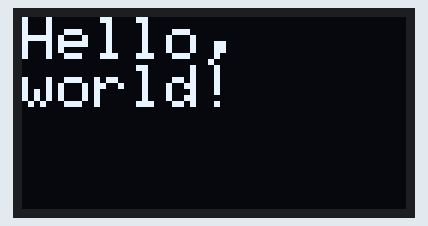
Bench run of a program on a simulated Arduino Uno, built with avr-gcc and run on an emulated ATmega328P. Shown: 128×64 one-colour display.

Above: at 0.1 s.

The program:

main.cpp
```cpp
#include <Arduino.h>
#include <Wire.h>
#include <Adafruit_GFX.h>
#include <Adafruit_SSD1306.h>

// I2C OLED example: 4-pin module (VCC, GND, SDA, SCL)
// Connect to Arduino I2C pins:
//   - On Arduino Uno / Nano: SDA = A4, SCL = A5
//   - On many other boards: use dedicated SDA/SCL pins

#define SCREEN_WIDTH 128
#define SCREEN_HEIGHT 64
#define OLED_RESET    -1      // Reset pin (or -1 if shared/unused)
#define OLED_I2C_ADDR 0x3C    // Common I2C address for 128x64 OLED

Adafruit_SSD1306 display(SCREEN_WIDTH, SCREEN_HEIGHT, &Wire, OLED_RESET);

void setup() {
  Wire.begin();

  if (!display.begin(SSD1306_SWITCHCAPVCC, OLED_I2C_ADDR)) {
    // If the display does not initialize, stay here
    for (;;) {
      // Optional: blink an onboard LED here to signal error
      delay(1000);
    }
  }

  display.clearDisplay();
  display.setTextSize(2);           // Medium text
  display.setTextColor(SSD1306_WHITE);
  display.setCursor(0, 0);
  display.println("Hello,");
  display.println("world!");
  display.display();
}

void loop() {
  // Nothing to do in loop for a static Hello World message
}
```
